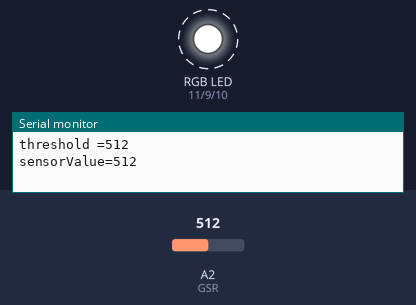
A sketch run on a simulated Arduino Uno, built with avr-gcc and run on an emulated ATmega328P. Shown: an RGB LED mixed from three pins (HIGH = lit), the last lines printed to the serial monitor. Dashed ring = blinking. The test bench sets the inputs (shaded band); at power-on: A2 (GSR) = 512.

Above: at 3.1 s.
3.8 s: A2 (GSR) set to 554
6.8 s: A2 (GSR) set to 571
At 7.16 s:
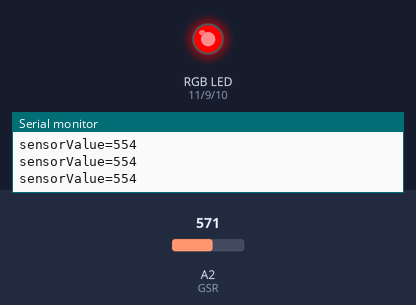
At 8.0 s:
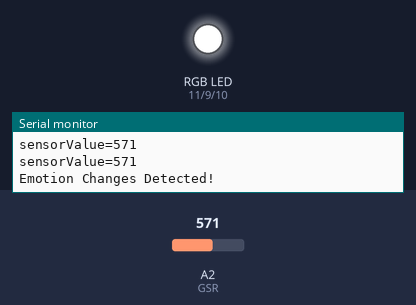
9.2 s: A2 (GSR) set to 647
12.2 s: A2 (GSR) set to 666
At 12.7 s:
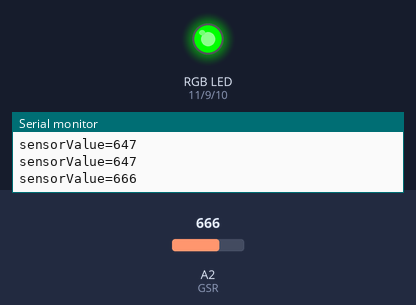
13.7 s: A2 (GSR) set to 511
15.2 s: A2 (GSR) set to 0
At 19.0 s:
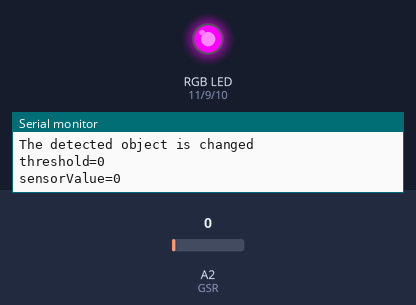
Timing chart, 0 to 19.2 s (numbered marks = the images above; inputs shaded):
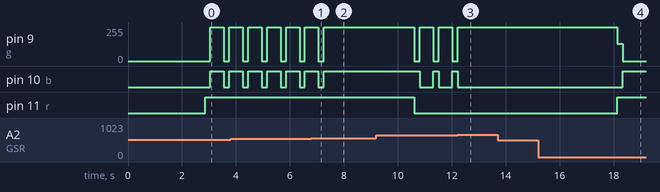

Measured:
- the behaviour switches between 561 and 562 on A2 (GSR) (found by bisection; images 0 and 1)
- the behaviour switches between 657 and 658 on A2 (GSR) (found by bisection; images 2 and 3)
- after the input at 6.8 s, pin 9 (g): goes on until 7.3 s, then stays 255/255; pin 10 (b): goes on until 7.3 s, then stays HIGH
- after the input at 12.2 s, pin 9 (g): goes on until 12.2 s, then stays 255/255; pin 10 (b): goes on until 12.2 s, then stays LOW
- after the input at 13.7 s, every drawn part: stays the same
- after the input at 15.2 s, pin 10 (b): LOW → HIGH after 3.1 s; pin 11 (r): LOW → HIGH after 2.9 s instead of 3.2 s
- by itself, pin 9 (g): alternates 255/255 for 0.50 s and 0/255 for 0.20 s
- by itself, pin 10 (b): alternates HIGH for 0.50 s and LOW for 0.20 s

The sketch:

001.ino
```cpp
/*
GND               GND
5V                VCC
A2                SIG
*/
int r=11;
int g=9;
int b=10;           //r,g,b分别代表红色，绿色，蓝色，把相应的输出连接到PWM接口上
int j;
const int GSR=A2;
int threshold=0;
int sensorValue;

  void setup(){
 pinMode(r,OUTPUT);
 pinMode(g,OUTPUT);
 pinMode(b,OUTPUT);
 j=0;


  long sum=0;
  Serial.begin(9600);
  for(int i=0;i<500;i++)
  {
  sensorValue=analogRead(GSR);
  sum += sensorValue;
  delay(5);
  }                     //测量500次人体在某一时刻下的电阻值，并对其进行累加求和
  threshold = sum/500;   //用500次的电阻值的平均值作为该情绪的代表值
   Serial.print("threshold =");
   Serial.println(threshold);   //输出某一情绪的代表电阻值
  }

  void color(int red,int green,int blue)  //各个参数范围为0~255，值不要超过255.
{
  analogWrite(r,red);
  analogWrite(g,green);
  analogWrite(b,blue);
  }

void loop(){
  long sum=0;
  sensorValue=analogRead(GSR);
  if(!sensorValue)                 //检测是否中途换人测量
  {
    for(int i=0;i<500;i++)
  {
  sensorValue=analogRead(GSR);
  sum += sensorValue;
  delay(5);
  }
   threshold = sum/500;
   Serial.println("The detected object is changed");
   Serial.print("threshold=");
   Serial.println(threshold);   //输出新的受测对象的某一情绪的代表电阻值
    }

  int temp;                   //设置一个临时变量
  sensorValue=analogRead(GSR);
  Serial.print("sensorValue=");
  Serial.println(sensorValue);
  delay(300);
  temp = threshold - sensorValue;
  if((abs(temp)<50))
  {
    if (j==0){
    color(255,0,0);//红色
    delay(200);
    color(255,255,255);//白色
    delay(200);}                  //模式1

    else if (j==1){
    color(0,0,255);//蓝色
    delay(200);
    color(0,255,0);//绿色
    delay(200);}                 //模式2

     else if (j==2){
    color(255,128,0);//橙色
    delay(200);
    color(255,0,255);//紫色
    delay(200);}                //模式3

    else if (j==3){
    color(255,0,0);//红色
    delay(200);
    color(255,255,0);//黄色
    delay(200);}                 //模式4
    }
    else if(abs(temp)>=50){     //判断工作于哪种模式,情绪变化情况1
      if(j==3){
    Serial.print("sensorValue=");
    Serial.println(sensorValue);
    Serial.println("Emotion Changes Detected!");
      j=0;
     long add=0;
    for(int i=0;i<500;i++)
  {
  sensorValue=analogRead(GSR);
  add += sensorValue;
  delay(5);
  }
   threshold = add/500;
    Serial.print("threshold = ");
   Serial.println(threshold);   //输出情绪变化后的新的阈值
    }else if(j<3){                    //判断工作于哪种模式,情绪变化情况2
      j=j+1;
    Serial.print("sensorValue=");
    Serial.println(sensorValue);
    Serial.println("Emotion Changes Detected!");
     long add=0;
    for(int i=0;i<500;i++)
  {
  sensorValue=analogRead(GSR);
  add += sensorValue;
  delay(5);
  }
   threshold = add/500;
    Serial.print("threshold = ");
   Serial.println(threshold);   //输出情绪变化后的新的阈值
    }
  }
}
```
